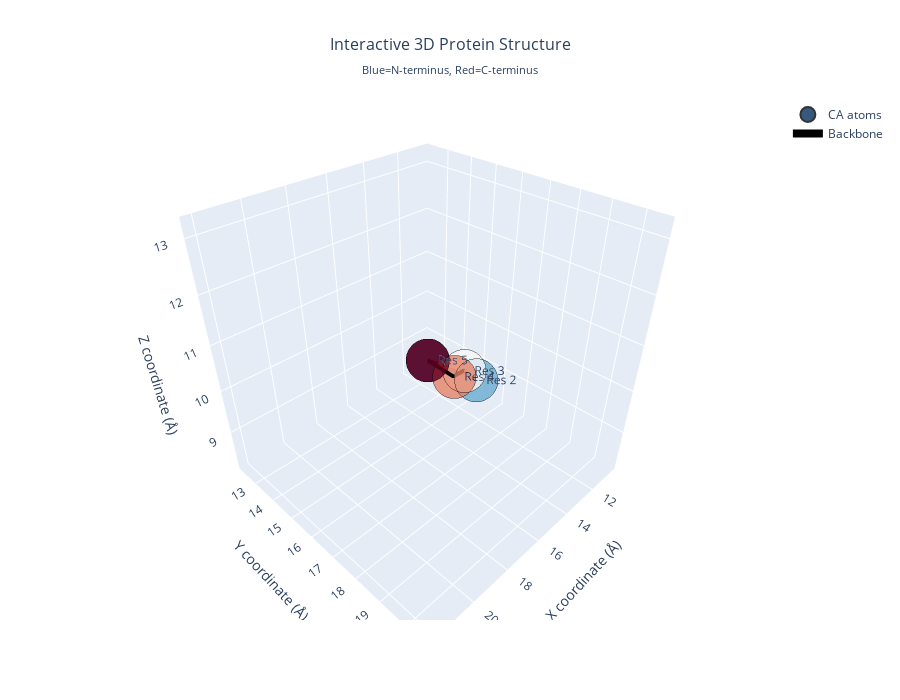

Notebook source saved alongside this figure:
### Markdown cell above
### 🎯 Interactive 3D Visualizations with Plotly

**Universal Compatibility:**
- ✅ **Local Jupyter Notebook** - Perfect interactive experience
- ✅ **Google Colab** - Full interactivity supported
- ✅ **VS Code Jupyter** - Excellent integration
- ✅ **JupyterLab** - Works seamlessly

**Why Plotly for Structural Bioinformatics:**
- 🔄 **Full 3D rotation** - Click and drag to explore structure
- 🔍 **Zoom and Pan** - Detailed examination of regions
- 📍 **Hover information** - Instant residue details
- 💾 **Export options** - Save as interactive HTML
- � **Professional styling** - Publication-ready plots

### Code cell
# Interactive 3D plot with Plotly (works everywhere!)
# Create colors: gradient from blue to red for N-terminus to C-terminus
residue_numbers = np.arange(len(ca_coords))
colors = residue_numbers / (len(ca_coords) - 1)  # Normalize to 0-1

fig_plotly = go.Figure()

# Add CA atoms as scatter points
fig_plotly.add_trace(
    go.Scatter3d(
        x=ca_coords[:, 0],
        y=ca_coords[:, 1],
        z=ca_coords[:, 2],
        mode="markers+text",
        marker=dict(
            size=15,
            color=colors,
            colorscale="RdBu_r",  # Blue to Red (N-terminus to C-terminus)
            opacity=0.8,
            line=dict(width=2, color="black"),
        ),
        text=[f"Res {i + 1}" for i in range(len(ca_coords))],
        textposition="middle right",
        name="CA atoms",
        hovertemplate="<b>Residue %{text}</b><br>"
        + "X: %{x:.2f} Å<br>"
        + "Y: %{y:.2f} Å<br>"
        + "Z: %{z:.2f} Å<extra></extra>",
    )
)

# Add backbone trace
fig_plotly.add_trace(
    go.Scatter3d(
        x=ca_coords[:, 0],
        y=ca_coords[:, 1],
        z=ca_coords[:, 2],
        mode="lines",
        line=dict(color="black", width=8),
        name="Backbone",
        showlegend=True,
        hoverinfo="skip",
    )
)

# Update layout for better visualization
fig_plotly.update_layout(
    title={
        "text": "Interactive 3D Protein Structure<br><sub>Blue=N-terminus, Red=C-terminus</sub>",
        "x": 0.5,
        "font": {"size": 16},
    },
    scene=dict(
        xaxis_title="X coordinate (Å)",
        yaxis_title="Y coordinate (Å)",
        zaxis_title="Z coordinate (Å)",
        camera=dict(eye=dict(x=1.2, y=1.2, z=1.2)),
        aspectmode="cube",
    ),
    width=900,
    height=700,
    showlegend=True,
)

fig_plotly.show()

print("✅ Interactive plot created! You can:")
print("   🔄 Click and drag to rotate")
print("   🔍 Scroll to zoom")
print("   📍 Hover over points for details")

### Figure 1 — Plotly figure (JSON) as saved in the notebook; plotly's stock layout.template omitted (floating-point values rounded to 4 significant figures)
{"data": [{"hovertemplate": "<b>Residue %{text}</b><br>X: %{x:.2f} Å<br>Y: %{y:.2f} Å<br>Z: %{z:.2f} Å<extra></extra>", "marker": {"color": [0, 0.25, 0.5, 0.75, 1], "colorscale": [[0, "rgb(5,48,97)"], [0.1, "rgb(33,102,172)"], [0.2, "rgb(67,147,195)"], [0.3, "rgb(146,197,222)"], [0.4, "rgb(209,229,240)"], [0.5, "rgb(247,247,247)"], [0.6, "rgb(253,219,199)"], [0.7, "rgb(244,165,130)"], [0.8, "rgb(214,96,77)"], [0.9, "rgb(178,24,43)"], [1, "rgb(103,0,31)"]], "line": {"color": "black", "width": 2}, "opacity": 0.8, "size": 15}, "mode": "markers+text", "name": "CA atoms", "text": ["Res 1", "Res 2", "Res 3", "Res 4", "Res 5"], "textposition": "middle right", "type": "scatter3d", "x": [10.5, 12.1, 15.3, 18.9, 22.1], "y": [12.3, 15.8, 17.2, 19.1, 20.5], "z": [8.2, 9.1, 10.5, 11.8, 13.2]}, {"hoverinfo": "skip", "line": {"color": "black", "width": 8}, "mode": "lines", "name": "Backbone", "showlegend": true, "type": "scatter3d", "x": [10.5, 12.1, 15.3, 18.9, 22.1], "y": [12.3, 15.8, 17.2, 19.1, 20.5], "z": [8.2, 9.1, 10.5, 11.8, 13.2]}], "layout": {"height": 700, "scene": {"aspectmode": "cube", "camera": {"eye": {"x": 1.2, "y": 1.2, "z": 1.2}}, "xaxis": {"title": {"text": "X coordinate (Å)"}}, "yaxis": {"title": {"text": "Y coordinate (Å)"}}, "zaxis": {"title": {"text": "Z coordinate (Å)"}}}, "showlegend": true, "title": {"font": {"size": 16}, "text": "Interactive 3D Protein Structure<br><sub>Blue=N-terminus, Red=C-terminus</sub>", "x": 0.5}, "width": 900}}
